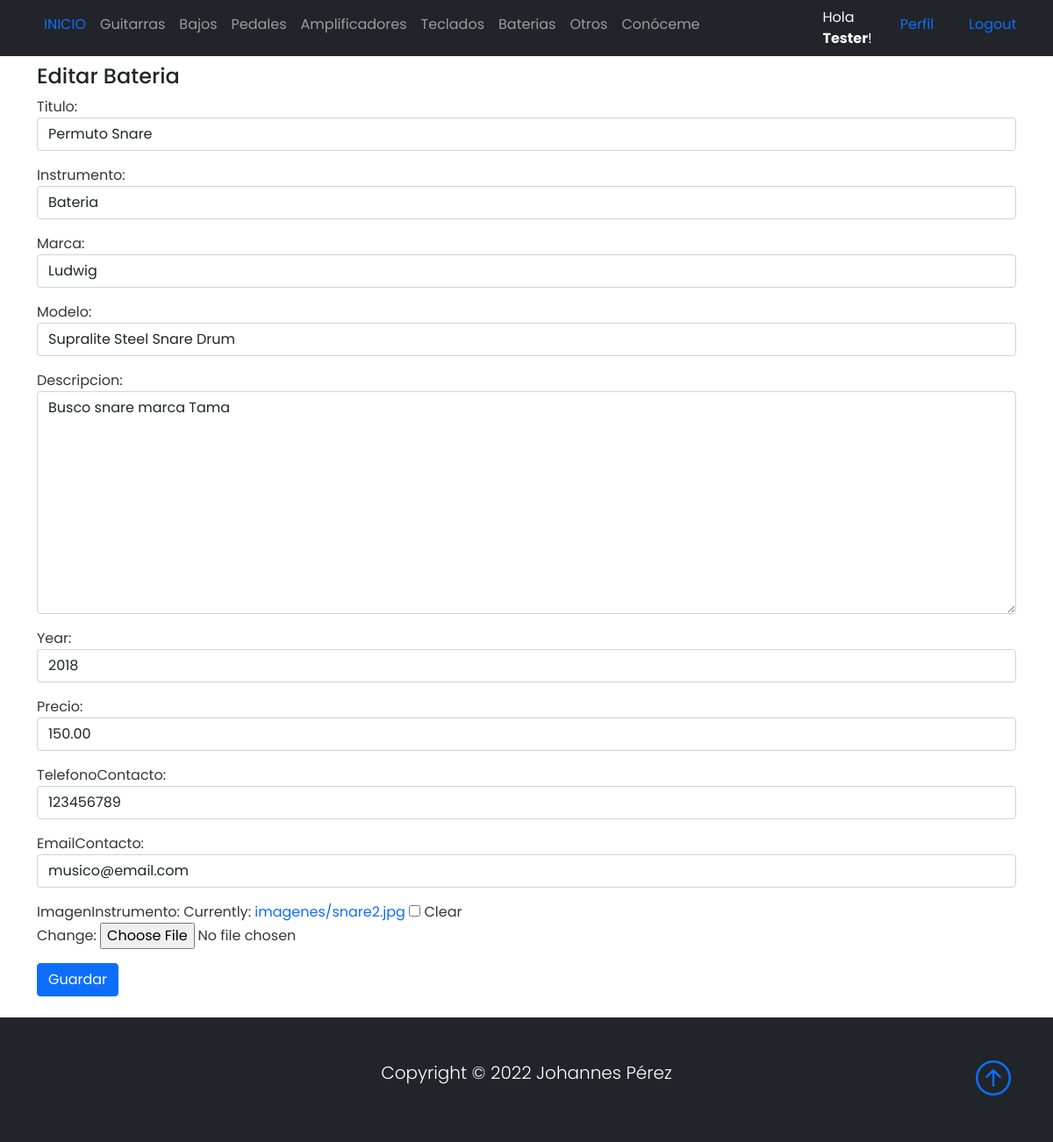
Page /bateriaEdicion/76/ (signed in) on the committed database.
### Base/models.py (models this page shows, shortened)
class Instrumento(models.Model):
    instrumentoSeleccion = (
    ('guitarra','Guitarra'),
    ('bajo', 'Bajo'),
    ('pedal','Pedal'),
    ('bateria','Bateria'),
    ('teclado','Teclado'),
    ('amplificador','Amplificador'),
    ('otro', 'Otro'),
    )
    usuario = models.ForeignKey(User, on_delete=models.CASCADE, null=True, blank=True)
    titulo = models.CharField(max_length=200)
    instrumento = models.CharField(max_length=15, choices=instrumentoSeleccion, default='guitarra')
    marca = models.CharField(max_length=40)
    modelo = models.CharField(max_length=40)
    descripcion = models.TextField(null=True, blank=True)
    year = models.IntegerField()
    precio = models.DecimalField(max_digits=10, decimal_places=2)
    fechaPublicacion = models.DateTimeField(auto_now_add=True)
    telefonoContacto = models.IntegerField()
    emailContacto = models.EmailField()
    imagenInstrumento = models.ImageField(null=True, blank=True, upload_to="imagenes/")
    class Meta:
        ordering = ['usuario', '-fechaPublicacion']

### Base/views.py (the view)
# urls.py: path('bateriaEdicion/<int:pk>/', BateriaUpdate.as_view(), name='bateria_editar'),
class BateriaUpdate(LoginRequiredMixin, UpdateView):
    model = Instrumento
    form_class = ActualizacionInstrumento
    success_url = reverse_lazy('baterias')
    context_object_name = 'bateria'
    template_name = 'Base/bateriaEdicion.html'

### Base/forms.py
class ActualizacionInstrumento(forms.ModelForm):
    class Meta:
        model = Instrumento
        fields = ('titulo', 'instrumento', 'marca', 'modelo', 'descripcion', 'year', 'precio', 'telefonoContacto', 'emailContacto', 'imagenInstrumento')
        widgets = {
            'titulo' : forms.TextInput(attrs={'class': 'form-control'}),
            'instrumento' : forms.Select(attrs={'class': 'form-control'}),
            'marca' : forms.TextInput(attrs={'class': 'form-control'}),
            'modelo' : forms.TextInput(attrs={'class': 'form-control'}),
            'descripcion' : forms.Textarea(attrs={'class': 'form-control'}),
            'year' : forms.TextInput(attrs={'class': 'form-control'}),
            'precio' : forms.TextInput(attrs={'class': 'form-control'}),
            'telefonoContacto' : forms.TextInput(attrs={'class': 'form-control'}),
            'emailContacto' : forms.TextInput(attrs={'class': 'form-control'}),
        }

### Base/templates/Base/bateriaEdicion.html
{% extends 'Base/home.html' %}
{% block content %}
<br>
<br>
{% if user.id == bateria.usuario.id %}
<div class="container">
    <h4>Editar Bateria</h4>
</div>
<div class="container">
    <div class="form-group">
        <form method="post" enctype="multipart/form-data">{% csrf_token %}
            {{ form.as_p }}
            <button type="submit" class="btn btn-primary">Guardar</button>
        </form>
    </div>
</div>
<br>
{% else %}
<div class="container">
<h4>No tienes acceso a esta pagina!</h4>
</div>
{% endif %}
{% endblock %}

### Base/templates/Base/home.html (shortened to what this page needs)
{% load static %}
<!DOCTYPE html>
<html lang="en">
<head>
    <link href="https://cdn.jsdelivr.net/npm/bootstrap@5.0.2/dist/css/bootstrap.min.css" rel="stylesheet"
>
    <link rel="stylesheet" href="https://cdn.jsdelivr.net/npm/bootstrap-icons@1.3.0/font/bootstrap-icons.css">
    <link rel="stylesheet" type="text/css" href="{% static 'style.css' %}">
</head>
<body>
    <nav class="navbar navbar-expand-sm bg-dark navbar-dark py-2 fixed-top">
      <div class="container">
            <div class="collapse navbar-collapse" id="navmenu">
              <ul class="navbar-nav mr-auto">
                <li class="nav-item">
                  <a class="nav-link" href="{% url 'home' %}"><span class="text-primary">INICIO</span></a>
                </li>
                <li class="nav-item">
                  <a class="nav-link" href="{% url 'guitarras' %}">Guitarras</a>
                </li>
                <li class="nav-item">
                  <a class="nav-link" href="{% url 'bajos' %}">Bajos</a>
                </li>
                <li class="nav-item">
                  <a class="nav-link" href="{% url 'pedales' %}">Pedales</a>
                </li>
                <li class="nav-item">
                  <a class="nav-link" href="{% url 'amplificadores' %}">Amplificadores</a>
                </li>
                <li class="nav-item">
                  <a class="nav-link" href="{% url 'teclados' %}">Teclados</a>
                </li>
                <li class="nav-item">
                  <a class="nav-link" href="{% url 'baterias' %}">Baterias</a>
                </li>
                <li class="nav-item">
                  <a class="nav-link" href="{% url 'otros' %}">Otros</a>
                </li>
                <li class="nav-item">
                  <a class="nav-link" href="{% url 'acerca_de_mi' %}">Conóceme</a>
                </li>
                <div class="container"></div>
                <div class="container"></div>
                <div class="container"></div>
                <div class="container"></div>
                <div class="container"></div>
                {% if request.user.is_authenticated %}
                <div class="container">
                <li class="nav-item">
                  <span class="text-light"> Hola <strong>{{request.user.first_name}}</strong>!</span>
                </li>
                </div>
                <div class="container">
                <li class="nav-item">
                  <a class="nav-link" href="{% url 'editar_perfil' %}"><span class="text-primary">Perfil</span></a>
                </li>
                </div>
                <div class="container">
                <li class="nav-item">
                  <a class="nav-link" href="{% url 'logout' %}"><span class="text-primary">Logout</span></a>
                </li>
                </div>
              {% endif %}
           </ul>
          </div>
      </div>
  </nav>
      {% block content %}{% endblock %}
  <footer class="p-5 bg-dark text-white text-center position-relative">
      <div class="container">
          <p class="lead text-white">Copyright &copy; 2022 Johannes Pérez</p>
          <a href="" class="position-absolute bottom-0 end-0 p-5">
              <i class="bi bi-arrow-up-circle h1"></i>
          </a>
      </div>
  </footer>
</body>
</html>

### Base/static/style.css (style rules this page uses)
body { background-color: white; font-family: 'Poppins', 'Nunito', sans-serif; padding-top: 25px; }
a { text-decoration: none; }
li { text-decoration: none; }
p { color: #363636; }

### rows in the picture
Instrumento: titulo "Permuto Snare", instrumento "Bateria", marca "Ludwig", modelo "Supralite Steel Snare Drum", descripcion "Busco snare marca Tama", year "2018", precio "150.00", telefonoContacto "123456789", emailContacto "musico@email.com"

### other values in the picture
{{ request.user.first_name }} "Tester"
